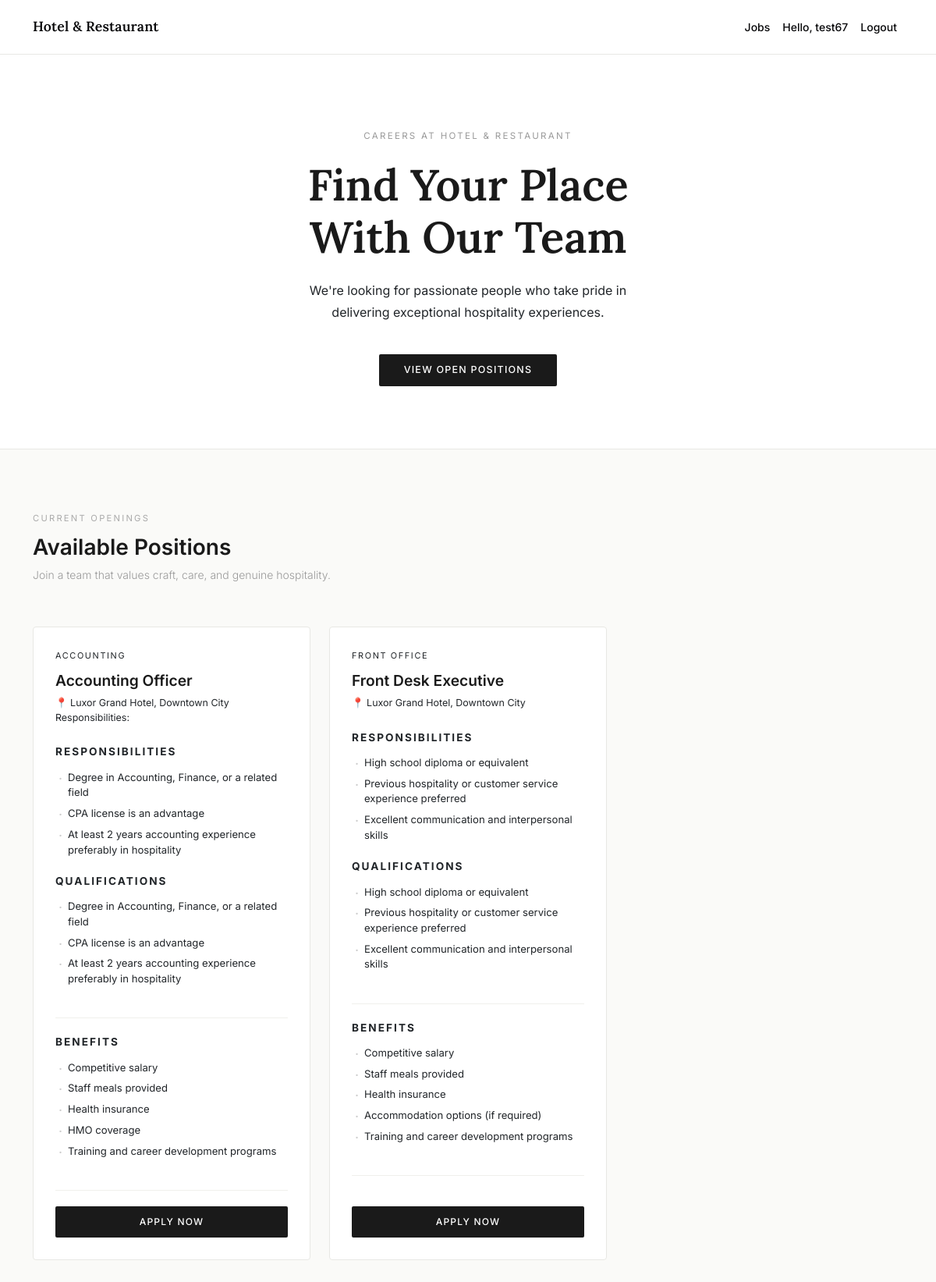
The page / (signed in) on the database its author committed.
### tables this page shows
CREATE TABLE `job_openings` (
  `id` int(11) NOT NULL,
  `title` varchar(255) NOT NULL,
  `department` varchar(100) NOT NULL,
  `responsibilities` text NOT NULL,
  `qualifications` text NOT NULL,
  `benefits` text NOT NULL,
  `location` text NOT NULL,
  `status` enum('open','closed') DEFAULT 'open',
  `created_at` timestamp NOT NULL DEFAULT current_timestamp()
);

### modules/Recruitment.php (called while the page is built, shortened)
<?php
require_once '../config/Database.php';
class Recruitment{
    private $conn;
    private $table_name = "job_openings";
    public function __construct()
    {
       $db = new Database();
       $this->conn = $db->connect();
    }
    public function getOpenJobs(){
        $query = "SELECT * FROM ". $this->table_name. " WHERE status = 'open' ORDER BY created_at DESC";
        $stmt = $this->conn->prepare($query);
        $stmt->execute();
        return $stmt;
    }
}
?>

### config/Database.php (called while the page is built, shortened)
<?php
    class Database {
        private $host = DB_HOST;
        private $db_name = DB_NAME;
        private $username = DB_USER;
        private $password = DB_PASS;
        public function connect(){
            try {
                $this->conn = new PDO("mysql:host=". $this->host.
                                      ";dbname=". $this->db_name ,
                                                 $this->username,
                                                 $this->password
                                    );
                $this->conn->setAttribute(PDO::ATTR_ERRMODE, PDO::ERRMODE_EXCEPTION);
                return $this->conn;
            } catch (PDOException $e) {
                echo "Connection error: " . $e->getMessage();
            }
        }
    }
?>

### public/index.php (the view, shortened to what this page needs)
<?php
require_once '../modules/Recruitment.php';
$recruitment = new Recruitment();
$stmt = $recruitment->getOpenJobs();
$jobs = $stmt->fetchAll(PDO::FETCH_ASSOC);
?>
<?php include '../includes/header.php'; ?>
<div class="hero-banner">
    <div class="container">
        <p class="hero-eyebrow">Careers at Hotel &amp; Restaurant</p>
        <h1 class="hero-title">Find Your Place<br>With Our Team</h1>
        <p class="hero-subtitle text-dark">
            We're looking for passionate people who take pride in delivering exceptional hospitality experiences.
        </p>
        <a href="#jobs" class="btn-explore">View Open Positions</a>
    </div>
</div>
<div class="jobs-section" id="jobs">
    <div class="container">
        <div class="section-header">
            <p class="section-eyebrow">Current Openings</p>
            <h2 class="section-title">Available Positions</h2>
            <p class="section-desc">Join a team that values craft, care, and genuine hospitality.</p>
        </div>
        <?php if (count($jobs) > 0): ?>
            <div class="row g-4">
                <?php foreach ($jobs as $job): ?>
                    <div class="col-md-6 col-lg-4">
                        <div class="card job-card border-0">
                            <div class="job-card-body">
                                <div class="job-dept text-dark"><?= htmlspecialchars($job['department']) ?></div>
                                <h5 class="job-title"><?= htmlspecialchars($job['title']) ?></h5>
                                <?php if (!empty($job['location'])): ?>
                                    <div class="job-location text-dark">📍 <?= htmlspecialchars($job['location']) ?></div>
                                <?php endif; ?>
                                <?php
                                $reqs = array_filter(array_map('trim', explode("\n", $job['qualifications'])));
                                ?>
                                <div class="job-section-label">Responsibilities</div>
                                <ul class="job-list">
                                    <?php foreach (array_slice($reqs, 0, 3) as $req): ?>
                                        <li><?= htmlspecialchars($req) ?></li>
                                    <?php endforeach; ?>
                                </ul>
                                <div class="job-section-label">Qualifications</div>
                                <ul class="job-list">
                                    <?php foreach (array_slice($reqs, 0, 3) as $req): ?>
                                        <li><?= htmlspecialchars($req) ?></li>
                                    <?php endforeach; ?>
                                </ul>
                                <?php if (!empty($job['benefits'])): ?>
                                    <div class="card-divider"></div>
                                    <div class="job-section-label fw-bold">Benefits</div>
                                    <ul class="job-list">
                                        <?php
                                        $benefits = array_filter(array_map('trim', explode("\n", $job['benefits'])));
                                        foreach ($benefits as $benefit):
                                        ?>
                                            <li><?= htmlspecialchars($benefit) ?></li>
                                        <?php endforeach; ?>
                                    </ul>
                                <?php endif; ?>
                                <div class="card-divider"></div>
                                <a href="apply.php?job_id=<?= $job['id'] ?>&title=<?= urlencode($job['title']) ?>"
                                   class="btn-apply">Apply Now</a>
                            </div>
                        </div>
                    </div>
                <?php endforeach; ?>
            </div>
        <?php endif; ?>
    </div>
</div>
<?php include '../includes/footer.php'; ?>

### public/assets/style.css (style rules this page uses)
* { margin: 0; }
body { margin: 0; }

### includes/header.php (style rules this page uses)
html { scroll-behavior: smooth; }

### public/index.php (style rules this page uses)
body { background-color: #fafaf8; font-family: 'Inter', sans-serif; color: #1a1a1a; }
.hero-banner { background: #ffffff; border-bottom: 1px solid #e8e8e4; padding: 6rem 0 5rem; text-align: center; }
.hero-eyebrow { font-size: 0.72rem; letter-spacing: 0.2em; text-transform: uppercase; color: #999; margin-bottom: 1.25rem; }
.hero-title { font-family: 'Lora', serif; font-size: clamp(2.25rem, 5vw, 3.5rem); font-weight: 600; color: #1a1a1a; line-height: 1.2; margin-bottom: 1.25rem; }
.hero-subtitle { font-size: 1rem; color: #888; line-height: 1.75; max-width: 480px; margin: 0 auto 2.5rem; }
.btn-explore { display: inline-block; padding: 0.7rem 2rem; background: #1a1a1a; color: #ffffff; font-size: 0.78rem; font-weight: 500; letter-spacing: 0.1em; text-transform: uppercase; text-decoration: none; border-radius: 2px; transition: background 0.2s; }
.jobs-section { padding: 5rem 0; }
.section-header { margin-bottom: 3.5rem; }
.section-eyebrow { font-size: 0.7rem; letter-spacing: 0.2em; text-transform: uppercase; color: #aaa; margin-bottom: 0.75rem; }
.section-title { font-size: 1.75rem; font-weight: 600; color: #1a1a1a; margin-bottom: 0.5rem; }
.section-desc { font-size: 0.875rem; color: #999; font-weight: 300; }
.job-card { background: #ffffff; border: 1px solid #e8e8e4 !important; border-radius: 4px !important; transition: box-shadow 0.2s, border-color 0.2s; height: 100%; }
.job-card-body { padding: 1.75rem; display: flex; flex-direction: column; height: 100%; }
.job-dept { font-size: 0.68rem; letter-spacing: 0.15em; text-transform: uppercase; color: #aaa; margin-bottom: 0.75rem; }
.job-title { font-size: 1.2rem; font-weight: 600; color: #1a1a1a; margin-bottom: 0.4rem; line-height: 1.3; }
.job-location { font-size: 0.78rem; color: #bbb; margin-bottom: 1.5rem; }
.card-divider { height: 1px; background: #f0f0ec; margin: 1.25rem 0; }
.job-section-label { font-size: 0.85rem; letter-spacing: 0.15em; text-transform: uppercase; margin-bottom: 0.6rem; font-weight: bold; }
.job-list { list-style: none; padding: 0; margin: 0 0 1rem; }
.job-list li { font-size: 0.82rem; padding: 0.22rem 0 0.22rem 1rem; position: relative; line-height: 1.5; }
.job-list li::before { content: '·'; position: absolute; left: 0.25rem; color: #ccc; font-size: 1.1rem; line-height: 1.2; }
.btn-apply { display: block; width: 100%; padding: 0.7rem; background: #1a1a1a; border: none; color: #ffffff; font-size: 0.75rem; font-weight: 500; letter-spacing: 0.1em; text-transform: uppercase; text-align: center; text-decoration: none; border-radius: 2px; transition: background 0.2s; margin-top: auto; }
#jobs { scroll-margin-top: 80px; }

### rows shown on the page
job_openings: department "ACCOUNTING", title "Accounting Officer", location "Luxor Grand Hotel, Downtown City Responsibilities:", qualifications "Degree in Accounting, Finance, or a related field", qualifications "CPA license is an advantage", qualifications "At least 2 years accounting experience preferably in hospitality", benefits "Competitive salary", benefits "Staff meals provided", benefits "Health insurance", benefits "HMO coverage", benefits "Training and career development programs"
job_openings: department "FRONT OFFICE", title "Front Desk Executive", location "Luxor Grand Hotel, Downtown City", qualifications "High school diploma or equivalent", qualifications "Previous hospitality or customer service experience preferred", qualifications "Excellent communication and interpersonal skills", benefits "Competitive salary", benefits "Staff meals provided", benefits "Health insurance", benefits "Accommodation options (if required)", benefits "Training and career development programs"

### other values the page prints
$_SESSION['applicant_username'] "test67"
